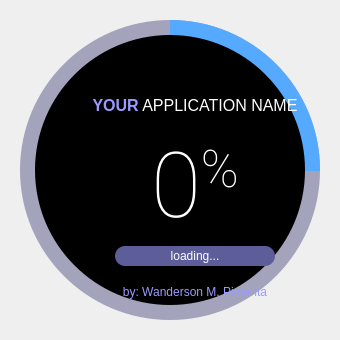
<?xml version="1.0" encoding="UTF-8"?>
<ui version="4.0">
 <class>SplashScreen</class>
 <widget class="QMainWindow" name="SplashScreen">
  <property name="geometry">
   <rect>
    <x>0</x>
    <y>0</y>
    <width>340</width>
    <height>340</height>
   </rect>
  </property>
  <property name="windowTitle">
   <string>MainWindow</string>
  </property>
  <widget class="QWidget" name="centralwidget">
   <widget class="QFrame" name="circularProgressBarBase">
    <property name="geometry">
     <rect>
      <x>10</x>
      <y>10</y>
      <width>320</width>
      <height>320</height>
     </rect>
    </property>
    <property name="frameShape">
     <enum>QFrame::NoFrame</enum>
    </property>
    <property name="frameShadow">
     <enum>QFrame::Raised</enum>
    </property>
    <widget class="QFrame" name="circularProgress">
     <property name="geometry">
      <rect>
       <x>10</x>
       <y>10</y>
       <width>300</width>
       <height>300</height>
      </rect>
     </property>
     <property name="styleSheet">
      <string notr="true">QFrame{
	border-radius: 150px;
	background-color: qconicalgradient(cx:0.5, cy:0.5, angle:90, stop:0.749 rgba(255, 0, 127, 0), stop:0.750 rgba(85, 170, 255, 255));
}</string>
     </property>
     <property name="frameShape">
      <enum>QFrame::NoFrame</enum>
     </property>
     <property name="frameShadow">
      <enum>QFrame::Raised</enum>
     </property>
    </widget>
    <widget class="QFrame" name="circularBg">
     <property name="geometry">
      <rect>
       <x>10</x>
       <y>10</y>
       <width>300</width>
       <height>300</height>
      </rect>
     </property>
     <property name="styleSheet">
      <string notr="true">QFrame{
	border-radius: 150px;
	background-color: rgba(77, 77, 127, 120);
}</string>
     </property>
     <property name="frameShape">
      <enum>QFrame::NoFrame</enum>
     </property>
     <property name="frameShadow">
      <enum>QFrame::Raised</enum>
     </property>
    </widget>
    <widget class="QFrame" name="container">
     <property name="geometry">
      <rect>
       <x>25</x>
       <y>25</y>
       <width>270</width>
       <height>270</height>
      </rect>
     </property>
     <property name="styleSheet">
      <string notr="true">QFrame{
	border-radius: 135px;
	background-color: rgb(0, 0, 0);
}</string>
     </property>
     <property name="frameShape">
      <enum>QFrame::NoFrame</enum>
     </property>
     <property name="frameShadow">
      <enum>QFrame::Raised</enum>
     </property>
     <widget class="QWidget" name="layoutWidget">
      <property name="geometry">
       <rect>
        <x>40</x>
        <y>50</y>
        <width>240</width>
        <height>227</height>
       </rect>
      </property>
      <layout class="QGridLayout" name="gridLayout">
       <item row="0" column="0">
        <widget class="QLabel" name="labelTitle">
         <property name="font">
          <font>
           <family>Segoe UI</family>
           <pointsize>12</pointsize>
          </font>
         </property>
         <property name="styleSheet">
          <string notr="true">background-color: none;
color: #FFFFFF</string>
         </property>
         <property name="text">
          <string>&lt;html&gt;&lt;head/&gt;&lt;body&gt;&lt;p&gt;&lt;span style=&quot; font-weight:600; color:#9b9bff;&quot;&gt;YOUR&lt;/span&gt; APPLICATION NAME&lt;/p&gt;&lt;/body&gt;&lt;/html&gt;</string>
         </property>
         <property name="alignment">
          <set>Qt::AlignCenter</set>
         </property>
        </widget>
       </item>
       <item row="1" column="0">
        <widget class="QLabel" name="labelPercentage">
         <property name="font">
          <font>
           <family>Roboto Thin</family>
           <pointsize>68</pointsize>
          </font>
         </property>
         <property name="styleSheet">
          <string notr="true">background-color: none;
color: #FFFFFF</string>
         </property>
         <property name="text">
          <string>&lt;p&gt;&lt;span style=&quot; font-size:68pt;&quot;&gt;0&lt;/span&gt;&lt;span style=&quot; font-size:58pt; vertical-align:super;&quot;&gt;%&lt;/span&gt;&lt;/p&gt;</string>
         </property>
         <property name="alignment">
          <set>Qt::AlignCenter</set>
         </property>
        </widget>
       </item>
       <item row="2" column="0">
        <widget class="QLabel" name="labelLoadingInfo">
         <property name="minimumSize">
          <size>
           <width>0</width>
           <height>20</height>
          </size>
         </property>
         <property name="maximumSize">
          <size>
           <width>16777215</width>
           <height>20</height>
          </size>
         </property>
         <property name="font">
          <font>
           <family>Segoe UI</family>
           <pointsize>9</pointsize>
          </font>
         </property>
         <property name="styleSheet">
          <string notr="true">QLabel{
	border-radius: 10px;	
	background-color: rgb(93, 93, 154);
	color: #FFFFFF;
	margin-left: 40px;
	margin-right: 40px;
}</string>
         </property>
         <property name="frameShape">
          <enum>QFrame::NoFrame</enum>
         </property>
         <property name="text">
          <string>loading...</string>
         </property>
         <property name="alignment">
          <set>Qt::AlignCenter</set>
         </property>
        </widget>
       </item>
       <item row="3" column="0">
        <widget class="QLabel" name="labelCredits">
         <property name="font">
          <font>
           <family>Segoe UI</family>
           <pointsize>9</pointsize>
          </font>
         </property>
         <property name="styleSheet">
          <string notr="true">background-color: none;
color: rgb(155, 155, 255);</string>
         </property>
         <property name="text">
          <string>by: Wanderson M. Pimenta</string>
         </property>
         <property name="alignment">
          <set>Qt::AlignCenter</set>
         </property>
        </widget>
       </item>
      </layout>
     </widget>
    </widget>
    <zorder>circularBg</zorder>
    <zorder>circularProgress</zorder>
    <zorder>container</zorder>
   </widget>
  </widget>
 </widget>
 <resources/>
 <connections/>
</ui>
